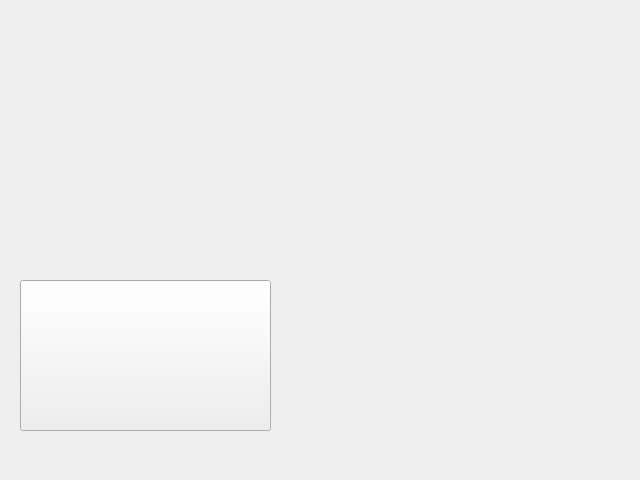
<?xml version="1.0" encoding="UTF-8"?>
<ui version="4.0">
 <class>Form</class>
 <widget class="QWidget" name="Form">
  <property name="geometry">
   <rect>
    <x>0</x>
    <y>0</y>
    <width>640</width>
    <height>480</height>
   </rect>
  </property>
  <property name="windowTitle">
   <string>Form</string>
  </property>
  <widget class="QPushButton" name="pushButton">
   <property name="geometry">
    <rect>
     <x>20</x>
     <y>280</y>
     <width>251</width>
     <height>151</height>
    </rect>
   </property>
   <property name="text">
    <string/>
   </property>
   <property name="icon">
    <iconset resource="icon/xyz.qrc">
     <normaloff>:/newPrefix/C:/Users/ronak/Pictures/car1.jpg</normaloff>:/newPrefix/C:/Users/ronak/Pictures/car1.jpg</iconset>
   </property>
   <property name="iconSize">
    <size>
     <width>400</width>
     <height>150</height>
    </size>
   </property>
  </widget>
 </widget>
 <resources>
  <include location="icon/xyz.qrc"/>
 </resources>
 <connections/>
</ui>
